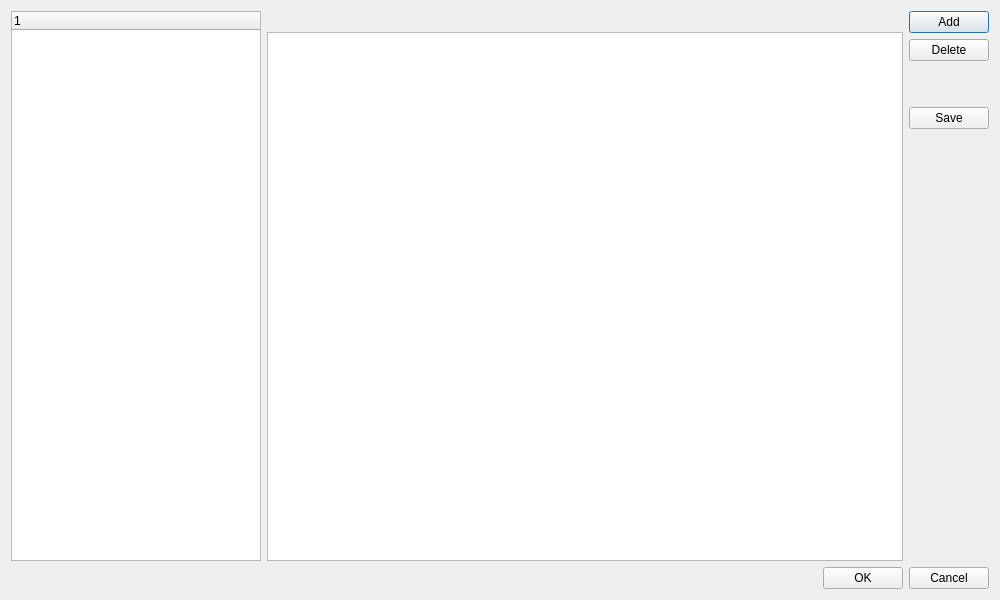
<ui version="4.0" >
 <class>supporting_tables_form</class>
 <widget class="QDialog" name="supporting_tables_form" >
  <property name="geometry" >
   <rect>
    <x>0</x>
    <y>0</y>
    <width>1000</width>
    <height>600</height>
   </rect>
  </property>
  <property name="windowTitle" >
   <string>Справочники</string>
  </property>
  <layout class="QVBoxLayout" name="verticalLayout_4" >
   <item>
    <layout class="QVBoxLayout" name="verticalLayout_3" >
     <item>
      <layout class="QHBoxLayout" name="horizontalLayout_3" >
       <item>
        <widget class="QTreeWidget" name="supp_tables_tree" >
         <property name="minimumSize" >
          <size>
           <width>250</width>
           <height>399</height>
          </size>
         </property>
         <property name="maximumSize" >
          <size>
           <width>250</width>
           <height>16777215</height>
          </size>
         </property>
         <property name="cursor" stdset="0" >
          <cursorShape>PointingHandCursor</cursorShape>
         </property>
         <property name="mouseTracking" >
          <bool>false</bool>
         </property>
         <property name="autoFillBackground" >
          <bool>true</bool>
         </property>
         <property name="verticalScrollBarPolicy" >
          <enum>Qt::ScrollBarAsNeeded</enum>
         </property>
         <property name="horizontalScrollBarPolicy" >
          <enum>Qt::ScrollBarAsNeeded</enum>
         </property>
         <property name="editTriggers" >
          <set>QAbstractItemView::NoEditTriggers</set>
         </property>
         <property name="tabKeyNavigation" >
          <bool>true</bool>
         </property>
         <property name="alternatingRowColors" >
          <bool>true</bool>
         </property>
         <property name="verticalScrollMode" >
          <enum>QAbstractItemView::ScrollPerPixel</enum>
         </property>
         <property name="horizontalScrollMode" >
          <enum>QAbstractItemView::ScrollPerPixel</enum>
         </property>
         <column>
          <property name="text" >
           <string>1</string>
          </property>
         </column>
        </widget>
       </item>
       <item>
        <layout class="QHBoxLayout" name="horizontalLayout_2" >
         <item>
          <layout class="QVBoxLayout" name="verticalLayout_2" >
           <item>
            <widget class="QLabel" name="table_name_label" >
             <property name="font" >
              <font>
               <family>MS Shell Dlg 2</family>
               <pointsize>10</pointsize>
               <weight>75</weight>
               <italic>false</italic>
               <bold>true</bold>
               <underline>false</underline>
               <strikeout>false</strikeout>
              </font>
             </property>
             <property name="alignment" >
              <set>Qt::AlignCenter</set>
             </property>
            </widget>
           </item>
           <item>
            <widget class="QTableWidget" name="supp_table" />
           </item>
          </layout>
         </item>
         <item>
          <layout class="QVBoxLayout" name="verticalLayout" >
           <item>
            <widget class="QPushButton" name="add_button" >
             <property name="text" >
              <string>Add</string>
             </property>
            </widget>
           </item>
           <item>
            <widget class="QPushButton" name="delete_button" >
             <property name="text" >
              <string>Delete</string>
             </property>
            </widget>
           </item>
           <item>
            <spacer name="verticalSpacer" >
             <property name="orientation" >
              <enum>Qt::Vertical</enum>
             </property>
             <property name="sizeType" >
              <enum>QSizePolicy::Minimum</enum>
             </property>
             <property name="sizeHint" stdset="0" >
              <size>
               <width>20</width>
               <height>40</height>
              </size>
             </property>
            </spacer>
           </item>
           <item>
            <widget class="QPushButton" name="save_button" >
             <property name="text" >
              <string>Save</string>
             </property>
            </widget>
           </item>
           <item>
            <spacer name="verticalSpacer_2" >
             <property name="orientation" >
              <enum>Qt::Vertical</enum>
             </property>
             <property name="sizeHint" stdset="0" >
              <size>
               <width>20</width>
               <height>40</height>
              </size>
             </property>
            </spacer>
           </item>
          </layout>
         </item>
        </layout>
       </item>
      </layout>
     </item>
     <item>
      <layout class="QHBoxLayout" name="horizontalLayout" >
       <item>
        <spacer name="horizontalSpacer" >
         <property name="orientation" >
          <enum>Qt::Horizontal</enum>
         </property>
         <property name="sizeHint" stdset="0" >
          <size>
           <width>428</width>
           <height>20</height>
          </size>
         </property>
        </spacer>
       </item>
       <item>
        <widget class="QPushButton" name="ok_button" >
         <property name="text" >
          <string>OK</string>
         </property>
        </widget>
       </item>
       <item>
        <widget class="QPushButton" name="cancel_button" >
         <property name="text" >
          <string>Cancel</string>
         </property>
        </widget>
       </item>
      </layout>
     </item>
    </layout>
   </item>
  </layout>
 </widget>
 <resources/>
 <connections/>
</ui>
